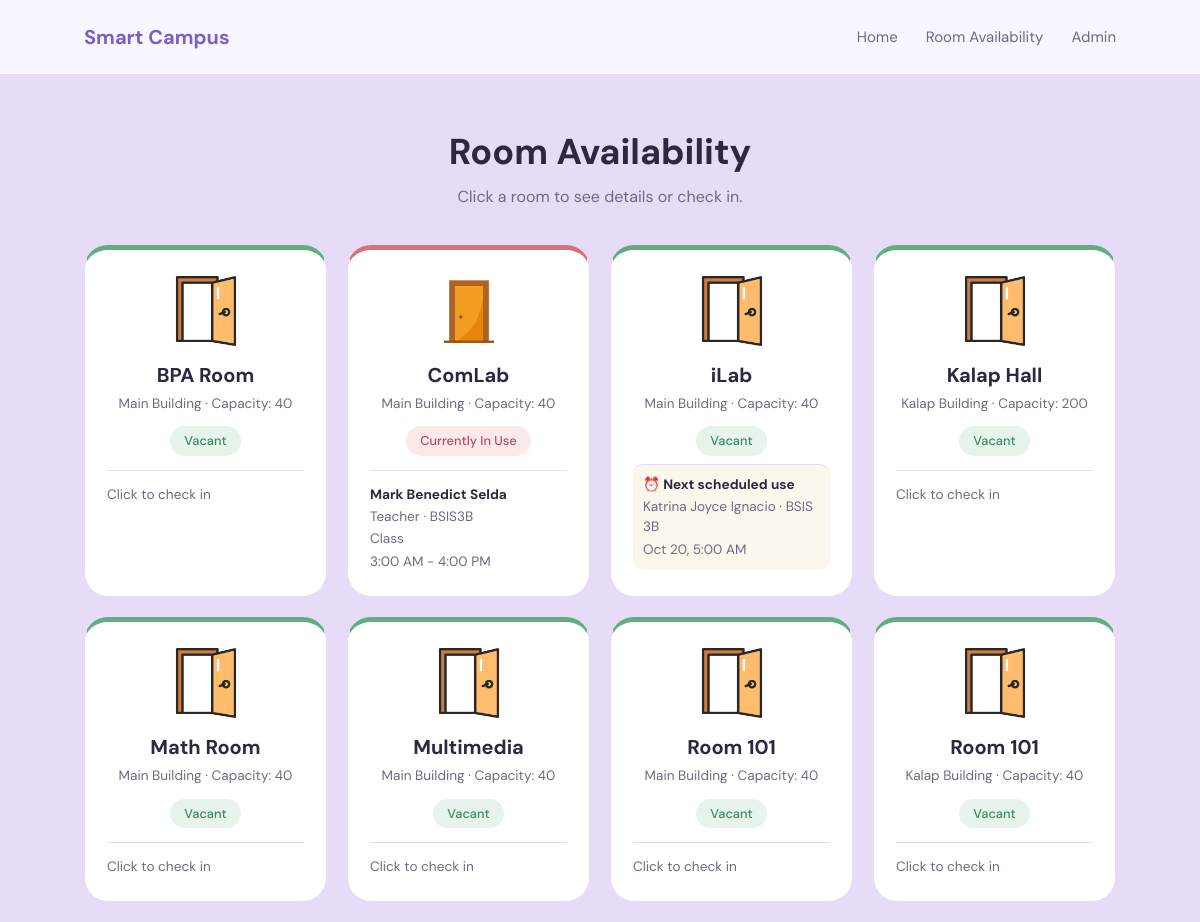
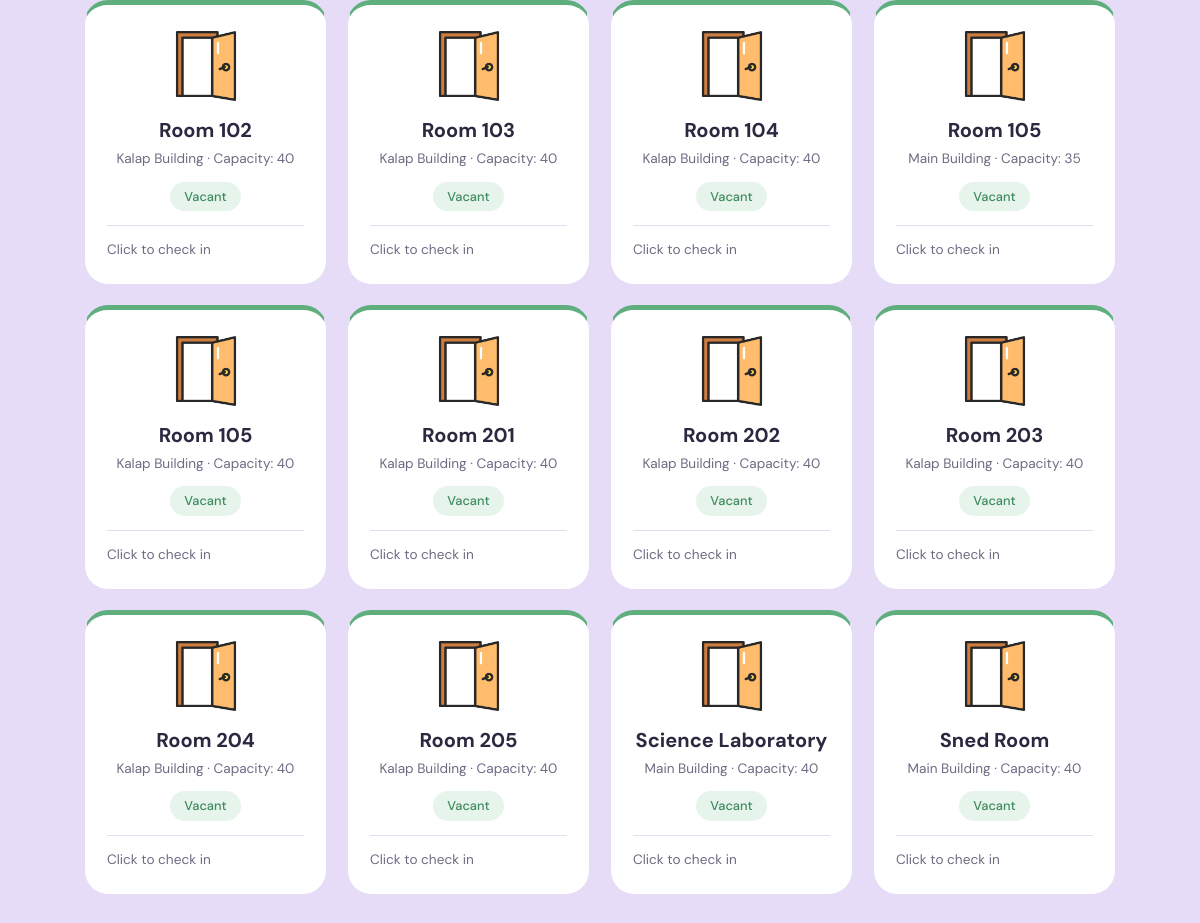
/room-availability/public/rooms.php, run on the app's committed database (2 pictures, top to bottom).
### tables this page shows
CREATE TABLE `rooms` (
  `id` int(11) NOT NULL,
  `room_name` varchar(50) NOT NULL,
  `building` varchar(50) DEFAULT NULL,
  `capacity` int(11) DEFAULT NULL
);

CREATE TABLE `room_usage` (
  `id` int(11) NOT NULL,
  `schedule_id` int(11) DEFAULT NULL,
  `room_id` int(11) NOT NULL,
  `user_type` enum('teacher','student') NOT NULL,
  `teacher_id` int(11) DEFAULT NULL,
  `student_id_number` varchar(30) DEFAULT NULL,
  `user_name` varchar(100) NOT NULL,
  `section` varchar(50) DEFAULT NULL,
  `purpose` varchar(100) NOT NULL,
  `start_time` datetime NOT NULL,
  `end_time` datetime NOT NULL,
  `created_at` timestamp NOT NULL DEFAULT current_timestamp()
);

### room-availability/public/functions.php (called while the page is built, shortened)
<?php
function getRoomStatus($roomId, $pdo)
{
    $stmt = $pdo->prepare("
        SELECT *
        FROM room_usage
        WHERE room_id = :room_id
        AND NOW() >= start_time
        AND NOW() < end_time
        ORDER BY start_time ASC
        LIMIT 1
    ");
    $stmt->execute([
        ':room_id' => $roomId
    ]);
    $current = $stmt->fetch();
    $stmt = $pdo->prepare("
        SELECT *
        FROM room_usage
        WHERE room_id = :room_id
        AND start_time > NOW()
        ORDER BY start_time ASC
        LIMIT 1
    ");
    $stmt->execute([
        ':room_id' => $roomId
    ]);
    $nextUsage = $stmt->fetch();
    if ($current) {
        return [
            'status' => 'in_use',
            'usage' => $current,
            'next_usage' => $nextUsage
        ];
    }
    if ($nextUsage) {
        $stmt = $pdo->prepare("
            SELECT *
            FROM room_usage
            WHERE room_id = :room_id
            AND start_time > NOW()
            AND start_time <= DATE_ADD(NOW(), INTERVAL 60 MINUTE)
            ORDER BY start_time ASC
            LIMIT 1
        ");
        $stmt->execute([
            ':room_id' => $roomId
        ]);
        $upcoming = $stmt->fetch();
    }
    return [
        'status' => 'vacant',
        'usage' => null,
        'next_usage' => $nextUsage
    ];
}

### room-availability/public/rooms.php (the view, shortened to what this page needs)
<?php
require '../config/db.php';
require 'functions.php';
function statusColor($status) {
    return match ($status) {
        'vacant'   => 'status-vacant',
        'upcoming' => 'status-upcoming',
        'in_use'   => 'status-in-use',
        default    => 'status-vacant'
    };
}
function statusIcon($status) {
    return match($status) {
        'vacant'   => '<img src="../assets/image/door.png" alt="Vacant">',
        'upcoming' => '<img src="../assets/image/open.png" alt="Upcoming">',
        'in_use'   => '<img src="../assets/image/close.png" alt="In Use">',
        default    => '<img src="../assets/image/door.png" alt="Vacant">',
    };
}
function statusLabel($status) {
    return match($status) {
        'vacant'   => 'Vacant',
        'upcoming' => 'Upcoming Use',
        'in_use'   => 'Currently In Use',
        default    => 'Vacant'
    };
}
$stmt = $pdo->query("
    SELECT *
    FROM rooms
    ORDER BY room_name ASC
");
$rooms = $stmt->fetchAll();
$roomData = [];
foreach ($rooms as $room) {
    $roomData[] = [
        'room'   => $room,
        'result' => getRoomStatus($room['id'], $pdo)
    ];
}
?>
<!DOCTYPE html>
<html lang="en">
<head>
    <link rel="stylesheet" href="../assets/roomstyle.css">
</head>
<body>
<nav class="navbar">
    <a href="index.php" class="logo">Smart Campus</a>
    <div class="nav-links">
        <a href="index.php">Home</a>
        <a href="rooms.php">Room Availability</a>
        <a href="../admin/login.php">Admin</a>
    </div>
</nav>
<main class="page">
    <div class="topbar">
        <h1>Room Availability</h1>
        <p>Click a room to see details or check in.</p>
    </div>
    <div class="room-grid">
        <?php foreach ($roomData as $entry): ?>
            <?php
            $room      = $entry['room'];
            $status    = $entry['result']['status'];
            $usage     = $entry['result']['usage'];
            $nextUsage = $entry['result']['next_usage'];
            ?>
            <div class="room-card <?= statusColor($status) ?>" data-room-id="<?= $room['id'] ?>">
                <div class="room-icon">
                    <?= statusIcon($status) ?>
                </div>
                <h3><?= htmlspecialchars($room['room_name']) ?></h3>
                <p class="room-building">
                    <?= htmlspecialchars($room['building']) ?> &middot; Capacity: <?= htmlspecialchars($room['capacity']) ?>
                </p>
                <span class="status-badge"><?= statusLabel($status) ?></span>
                <?php if ($usage): ?>
                    <div class="usage-info">
                        <p><strong><?= htmlspecialchars($usage['user_name']) ?></strong></p>
                        <p><?= ucfirst(htmlspecialchars($usage['user_type'])) ?> &middot; <?= htmlspecialchars($usage['section']) ?></p>
                        <p><?= htmlspecialchars($usage['purpose']) ?></p>
                        <p><?= date('g:i A', strtotime($usage['start_time'])) ?> - <?= date('g:i A', strtotime($usage['end_time'])) ?></p>
                    </div>
                <?php elseif ($nextUsage): ?>
                    <div class="usage-info next-usage-info">
                        <p><strong>⏰ Next scheduled use</strong></p>
                        <p><?= htmlspecialchars($nextUsage['user_name']) ?>
                           <?php if (!empty($nextUsage['section'])): ?>
                               · <?= htmlspecialchars($nextUsage['section']) ?>
                           <?php endif; ?>
                        </p>
                        <p><?= date('M d, g:i A', strtotime($nextUsage['start_time'])) ?></p>
                    </div>
                <?php else: ?>
                    <div class="usage-info">
                        <p>Click to check in</p>
                    </div>
                <?php endif; ?>
            </div>
        <?php endforeach; ?>
    </div>
</main>
</body>
</html>

### room-availability/assets/roomstyle.css (style rules this page uses)
:root { --macaron: #b9a3e8; --macaron-deep: #7b5fc4; --lilac: #f1ebfc; --lilac-soft: #faf8ff; --bg: #e6dcf8; --line: #e4dcf5; --ink: #2d2840; --muted: #6f6a82; --green: #5fae7e; --green-text: #3f8a5e; --green-bg: #e6f4ec; --yellow: #e0b44c; --yellow-text: #a77d12; --yellow-bg: #fbf3dc; --red: #d9707a; --red-text: #b84c58; --red-bg: #fbe9eb; }
* { box-sizing: border-box; }
body { margin: 0; font-family: "DM Sans", Arial, sans-serif; background: var(--bg); color: var(--ink); line-height: 1.5; }
.navbar { padding: 22px 7%; display: flex; justify-content: space-between; align-items: center; background: rgba(250, 248, 255, 0.92); backdrop-filter: blur(10px); -webkit-backdrop-filter: blur(10px); border-bottom: 1px solid var(--line); position: sticky; top: 0; z-index: 50; }
.logo { font-size: 20px; font-weight: 700; color: var(--macaron-deep); text-decoration: none; }
.nav-links { display: flex; gap: 28px; }
.nav-links a { text-decoration: none; color: var(--muted); font-size: 15px; transition: color 0.2s; }
.page { padding: 50px 7% 80px; }
.topbar { text-align: center; margin-bottom: 36px; }
.topbar h1 { margin: 0 0 6px; font-size: 36px; }
.topbar p { margin: 0; color: var(--muted); }
.room-grid { display: grid; grid-template-columns: repeat(auto-fill, minmax(230px, 1fr)); gap: 20px; max-width: 1100px; margin: 0 auto; }
.room-card { background: #fff; border-radius: 24px; padding: 26px 22px 22px; border: 1px solid var(--line); border-top: 5px solid var(--macaron); text-align: center; cursor: pointer; transition: transform 0.2s, box-shadow 0.2s; }
.room-icon { width: 70px; height: 70px; margin: 0 auto 14px; display: flex; align-items: center; justify-content: center; }
.room-icon img { width: 70px; height: 70px; object-fit: contain; }
.room-card h3 { margin: 0 0 4px; font-size: 20px; font-weight: 700; }
.room-building { color: var(--muted); font-size: 0.85rem; margin: 0 0 12px; }
.status-badge { display: inline-block; padding: 5px 14px; border-radius: 999px; font-size: 0.8rem; font-weight: 500; }
.status-vacant { border-top-color: var(--green); }
.status-in-use { border-top-color: var(--red); }
.status-vacant .status-badge { background: var(--green-bg); color: var(--green-text); }
.status-in-use .status-badge { background: var(--red-bg); color: var(--red-text); }
.usage-info { text-align: left; font-size: 0.85rem; color: var(--muted); border-top: 1px solid var(--line); padding-top: 12px; margin-top: 14px; }
.usage-info p { margin: 2px 0; }
.usage-info strong { color: var(--ink); }
.next-usage-info { background: rgba(224, 180, 76, 0.10); border-radius: 10px; padding: 8px 10px; margin-top: 8px; }

### data on the page
rooms: room_name "BPA Room", building "Main Building", capacity "40", status "Vacant", shows "Click to check in"
rooms: room_name "ComLab", building "Main Building", capacity "40"
room_usage: user_name "Mark Benedict Selda", user_type "Teacher", section "BSIS3B", purpose "Class", start_time "3:00 AM", end_time "4:00 PM"
rooms: room_name "iLab", building "Main Building", capacity "40"
room_usage: user_name "Katrina Joyce Ignacio", section "BSIS 3B", start_time "Oct 20, 5:00 AM"
rooms: room_name "Kalap Hall", building "Kalap Building", capacity "200", status "Vacant", shows "Click to check in"
rooms: room_name "Math Room", building "Main Building", capacity "40", status "Vacant", shows "Click to check in"
rooms: room_name "Multimedia", building "Main Building", capacity "40", status "Vacant", shows "Click to check in"
rooms: room_name "Room 101", building "Main Building", capacity "40", status "Vacant", shows "Click to check in"
rooms: room_name "Room 101", building "Kalap Building", capacity "40", status "Vacant", shows "Click to check in"
rooms: room_name "Room 102", building "Kalap Building", capacity "40", status "Vacant", shows "Click to check in"
rooms: room_name "Room 103", building "Kalap Building", capacity "40", status "Vacant", shows "Click to check in"
rooms: room_name "Room 104", building "Kalap Building", capacity "40", status "Vacant", shows "Click to check in"
rooms: room_name "Room 105", building "Main Building", capacity "35", status "Vacant", shows "Click to check in"
rooms: room_name "Room 105", building "Kalap Building", capacity "40", status "Vacant", shows "Click to check in"
rooms: room_name "Room 201", building "Kalap Building", capacity "40", status "Vacant", shows "Click to check in"
rooms: room_name "Room 202", building "Kalap Building", capacity "40", status "Vacant", shows "Click to check in"
rooms: room_name "Room 203", building "Kalap Building", capacity "40", status "Vacant", shows "Click to check in"
rooms: room_name "Room 204", building "Kalap Building", capacity "40", status "Vacant", shows "Click to check in"
rooms: room_name "Room 205", building "Kalap Building", capacity "40", status "Vacant", shows "Click to check in"
rooms: room_name "Science Laboratory", building "Main Building", capacity "40", status "Vacant", shows "Click to check in"
rooms: room_name "Sned Room", building "Main Building", capacity "40", status "Vacant", shows "Click to check in"

### other printed values
statusLabel($status) "Currently In Use"
statusLabel($status) "Vacant"
